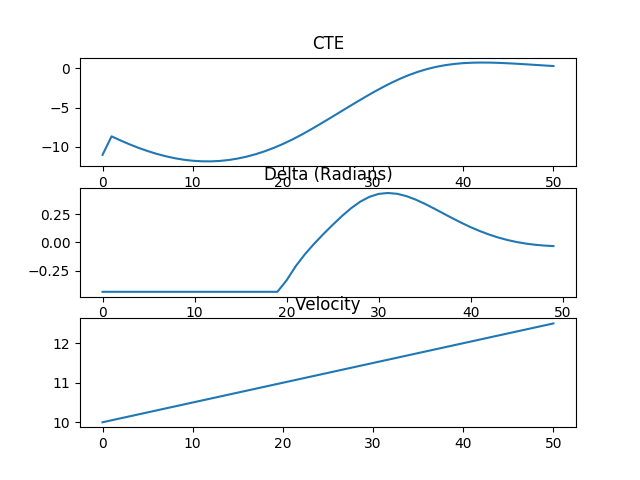

Reproduce this figure in Python.

######################################################################
# Porting MPC code  from C++  to python
#
# Author: Ghicheon Lee
# date  : 2019.8.11
#
# Original C++ MPC code is from Udacity Self Driving Car Course.
# it's slow.But it might be better to understand what's going on.
######################################################################

import numpy as np    # np.polyfit
import math
from scipy.optimize import minimize
import matplotlib.pyplot as plt

from scipy.optimize import rosen, rosen_der

N =  10  #XXX if you change it, you must  change bounds. there must be a better way?
dt = 0.05

Lf = 2.67

ref_v = 40

n_variables = N * 6 + (N - 1) * 2       #  60 + 18   
n_constraints = N * 6

x_start      = 0
y_start      = x_start + N
psi_start    = y_start + N
v_start      = psi_start + N
cte_start    = v_start + N
epsi_start   = cte_start + N
delta_start  = epsi_start + N
a_start      = delta_start + N - 1

g_state=None
g_coeffs = [0,0]

def objective(variables):
    cost = 0

    for t in range(N-2):
        cost += 1000*pow(variables[delta_start + t + 1] - variables[delta_start + t], 2)
        cost += pow(variables[a_start + t + 1]     - variables[a_start + t], 2)

        cost += pow(variables[delta_start + t], 2)
        cost += pow(variables[a_start + t], 2)

        cost += pow(variables[cte_start + t], 2)
        cost += pow(variables[epsi_start + t], 2)
        cost += pow(variables[v_start + t] - ref_v, 2)

    for t in range(N-2,N-1):
        cost += pow(variables[delta_start + t], 2)
        cost += pow(variables[a_start + t], 2)

    for t in range(N-1,N):
        cost += pow(variables[cte_start + t], 2)
        cost += pow(variables[epsi_start + t], 2)
        cost += pow(variables[v_start + t] - ref_v, 2)


    return cost


def return_all(variables, t):
    x     = float(variables[x_start + t])
    y     = float(variables[y_start + t])
    psi   = float(variables[psi_start + t])
    v     = float(variables[v_start + t])
    cte   = float(variables[cte_start + t])
    epsi  = float(variables[epsi_start + t])
    return  x,y,psi,v,cte,epsi

def constraint01( variables):
    return variables[x_start] - g_state[0]

def constraint02( variables):
    return variables[y_start] - g_state[1]

def constraint03( variables):
    return variables[psi_start] - g_state[2]

def constraint04( variables):
    return variables[v_start] - g_state[3]

def constraint05( variables):
    return variables[cte_start] - g_state[4]

def constraint06( variables):
    return variables[epsi_start] - g_state[5]


def core_constraint1(variables, t):
    global g_coeffs

  #  x1 ,y1 ,psi1 ,v1 ,cte1 ,epsi1 = return_all(variables, t)   #t+1
  #  x0 ,y0 ,psi0 ,v0 ,cte0 ,epsi0 = return_all(variables, t-1) #t

    x1     = float(variables[x_start + t])
    x0     = float(variables[x_start + t-1])
    v0     = float(variables[v_start + t-1])
    psi0   = float(variables[psi_start + t-1])

    delta0 = float(variables[delta_start + t - 1])
    a0     = float(variables[a_start + t - 1])
    
  #  f0     = float(g_coeffs[0] + g_coeffs[1] * x0)
  #  psides0= float(math.atan(g_coeffs[1]) )
    
    return   x1 - (x0 + v0 * math.cos(psi0) * dt)
    #fg[y_start + t]    = y1 - (y0 + v0 * math.sin(psi0) * dt)
    #fg[psi_start + t]  = psi1 - (psi0 + v0 * delta0 / Lf * dt)
    #fg[v_start + t]    = v1 - (v0 + a0 * dt)
    #fg[cte_start + t]  = cte1 - ((f0 - y0) + (v0 * math.sin(epsi0) * dt))
    #fg[epsi_start + t] = epsi1 - ((psi0 - psides0) + v0 * delta0 / Lf * dt)


def core_constraint2(variables,t):
    global g_coeffs

    y1     = float(variables[y_start + t])
    y0     = float(variables[y_start + t-1])
    v0     = float(variables[v_start + t-1])
    psi0   = float(variables[psi_start + t-1])

    #fg[x_start + t]    = x1 - (x0 + v0 * math.cos(psi0) * dt)
    return  y1 - (y0 + v0 * math.sin(psi0) * dt)
    #fg[psi_start + t]  = psi1 - (psi0 + v0 * delta0 / Lf * dt)
    #fg[v_start + t]    = v1 - (v0 + a0 * dt)
    #fg[cte_start + t]  = cte1 - ((f0 - y0) + (v0 * math.sin(epsi0) * dt))
    #fg[epsi_start + t] = epsi1 - ((psi0 - psides0) + v0 * delta0 / Lf * dt)
        
def core_constraint3( variables,t):

    delta0 = float(variables[delta_start + t - 1])
    psi1   = float(variables[psi_start + t])
    psi0   = float(variables[psi_start + t-1])
    v0     = float(variables[v_start + t-1])
    #fg[x_start + t]    = x1 - (x0 + v0 * math.cos(psi0) * dt)
    #return  y1 - (y0 + v0 * math.sin(psi0) * dt)
    return  psi1 - (psi0 + v0 * delta0 / Lf * dt)
    #fg[v_start + t]    = v1 - (v0 + a0 * dt)
    #fg[cte_start + t]  = cte1 - ((f0 - y0) + (v0 * math.sin(epsi0) * dt))
    #fg[epsi_start + t] = epsi1 - ((psi0 - psides0) + v0 * delta0 / Lf * dt)

def core_constraint4( variables,t):
    v1     = float(variables[v_start + t])
    v0     = float(variables[v_start + t-1])
    a0     = float(variables[a_start + t - 1])

    #fg[x_start + t]    = x1 - (x0 + v0 * math.cos(psi0) * dt)
    #return  y1 - (y0 + v0 * math.sin(psi0) * dt)
    #fg[psi_start + t]  = psi1 - (psi0 + v0 * delta0 / Lf * dt)
    return  v1 - (v0 + a0 * dt)
    #fg[cte_start + t]  = cte1 - ((f0 - y0) + (v0 * math.sin(epsi0) * dt))
    #fg[epsi_start + t] = epsi1 - ((psi0 - psides0) + v0 * delta0 / Lf * dt)

def core_constraint5( variables,t):
    x0     = float(variables[x_start + t-1])

    cte1   = float(variables[cte_start + t])
    f0     = float(g_coeffs[0] + g_coeffs[1] * x0)
    y0     = float(variables[y_start + t-1])
    v0     = float(variables[v_start + t-1])
    epsi0  = float(variables[epsi_start + t-1])
    #fg[x_start + t]    = x1 - (x0 + v0 * math.cos(psi0) * dt)
    #return  y1 - (y0 + v0 * math.sin(psi0) * dt)
    #fg[psi_start + t]  = psi1 - (psi0 + v0 * delta0 / Lf * dt)
    #fg[v_start + t]    = v1 - (v0 + a0 * dt)
    return  cte1 - ((f0 - y0) + (v0 * math.sin(epsi0) * dt))
    #fg[epsi_start + t] = epsi1 - ((psi0 - psides0) + v0 * delta0 / Lf * dt)

def core_constraint6( variables,t):

    v0     = float(variables[v_start + t-1])
    psides0= float(math.atan(g_coeffs[1]) )
    psi0   = float(variables[psi_start + t-1])
    epsi1  = float(variables[epsi_start + t])

    delta0 = float(variables[delta_start + t - 1])
    #fg[x_start + t]    = x1 - (x0 + v0 * math.cos(psi0) * dt)
    #return  y1 - (y0 + v0 * math.sin(psi0) * dt)
    #fg[psi_start + t]  = psi1 - (psi0 + v0 * delta0 / Lf * dt)
    #fg[v_start + t]    = v1 - (v0 + a0 * dt)
    #return  cte1 - ((f0 - y0) + (v0 * math.sin(epsi0) * dt))
    return  epsi1 - ((psi0 - psides0) + v0 * delta0 / Lf * dt)


    #for t in range(1,N):

#t 1
def constraint11( variables): return core_constraint1(variables,1)
def constraint12( variables): return core_constraint2(variables,1)
def constraint13( variables): return core_constraint3(variables,1)
def constraint14( variables): return core_constraint4(variables,1)
def constraint15( variables): return core_constraint5(variables,1)
def constraint16( variables): return core_constraint6(variables,1)
#t 2
def constraint21( variables): return core_constraint1(variables,2)
def constraint22( variables): return core_constraint2(variables,2)
def constraint23( variables): return core_constraint3(variables,2)
def constraint24( variables): return core_constraint4(variables,2)
def constraint25( variables): return core_constraint5(variables,2)
def constraint26( variables): return core_constraint6(variables,2)
#t 3
def constraint31( variables): return core_constraint1(variables,3)
def constraint32( variables): return core_constraint2(variables,3)
def constraint33( variables): return core_constraint3(variables,3)
def constraint34( variables): return core_constraint4(variables,3)
def constraint35( variables): return core_constraint5(variables,3)
def constraint36( variables): return core_constraint6(variables,3)
#t 4
def constraint41( variables): return core_constraint1(variables,4)
def constraint42( variables): return core_constraint2(variables,4)
def constraint43( variables): return core_constraint3(variables,4)
def constraint44( variables): return core_constraint4(variables,4)
def constraint45( variables): return core_constraint5(variables,4)
def constraint46( variables): return core_constraint6(variables,4)
#t 5
def constraint51( variables): return core_constraint1(variables,5)
def constraint52( variables): return core_constraint2(variables,5)
def constraint53( variables): return core_constraint3(variables,5)
def constraint54( variables): return core_constraint4(variables,5)
def constraint55( variables): return core_constraint5(variables,5)
def constraint56( variables): return core_constraint6(variables,5)
#t 6
def constraint61( variables): return core_constraint1(variables,6)
def constraint62( variables): return core_constraint2(variables,6)
def constraint63( variables): return core_constraint3(variables,6)
def constraint64( variables): return core_constraint4(variables,6)
def constraint65( variables): return core_constraint5(variables,6)
def constraint66( variables): return core_constraint6(variables,6)
#t 7
def constraint71( variables): return core_constraint1(variables,7)
def constraint72( variables): return core_constraint2(variables,7)
def constraint73( variables): return core_constraint3(variables,7)
def constraint74( variables): return core_constraint4(variables,7)
def constraint75( variables): return core_constraint5(variables,7)
def constraint76( variables): return core_constraint6(variables,7)
#t 8
def constraint81( variables): return core_constraint1(variables,8)
def constraint82( variables): return core_constraint2(variables,8)
def constraint83( variables): return core_constraint3(variables,8)
def constraint84( variables): return core_constraint4(variables,8)
def constraint85( variables): return core_constraint5(variables,8)
def constraint86( variables): return core_constraint6(variables,8)
#t 9
def constraint91( variables): return core_constraint1(variables,9)
def constraint92( variables): return core_constraint2(variables,9)
def constraint93( variables): return core_constraint3(variables,9)
def constraint94( variables): return core_constraint4(variables,9)
def constraint95( variables): return core_constraint5(variables,9)
def constraint96( variables): return core_constraint6(variables,9)


#    state, coeffs
def MPCSolve(state,coeffs):
    global g_coeffs
    global g_state
    g_state = state

    x    = state[0]
    y    = state[1]
    psi  = state[2]
    v    = state[3]
    cte  = state[4]
    epsi = state[5]

    #variables
    variables = np.zeros(n_variables)  

    variables[x_start]    = x
    variables[y_start]    = y
    variables[psi_start]  = psi
    variables[v_start]    = v
    variables[cte_start]  = cte
    variables[epsi_start] = epsi
    g_coeffs[0] = coeffs[0]
    g_coeffs[1] = coeffs[1]

    #print(objective(state)) #test

    xbound      = (x,x)
    ybound      = (y,y)
    psibound    = (psi,psi)
    vbound      = (v,v)
    ctebound    = (cte,cte)
    epsibound   = (epsi,epsi)

    bound       = (-1.0e19 , 1.0e19)
    bound_delta = (-0.436332, 0.436332)
    bount_a     = (-1.0 , 1.0)
    
    #bounds = (bound,bound,bound,bound,bound,bound,bound,bound,bound,bound,bound,bound,bound_delta,bount_a)
    bounds =  (bound,bound,bound,bound,bound,bound,\
               bound,bound,bound,bound,bound,bound,\
               bound,bound,bound,bound,bound,bound,\
               bound,bound,bound,bound,bound,bound,\
               bound,bound,bound,bound,bound,bound,\
               bound,bound,bound,bound,bound,bound,\
               bound,bound,bound,bound,bound,bound,\
               bound,bound,bound,bound,bound,bound,\
               bound,bound,bound,bound,bound,bound,\
               bound,bound,bound,bound,bound,bound,\
               bound_delta, bound_delta, bound_delta, bound_delta, bound_delta, bound_delta, bound_delta, bound_delta,bound_delta,
               bount_a, bount_a, bount_a, bount_a, bount_a, bount_a, bount_a, bount_a, bount_a) 
    
    
    con01 = { 'type': 'eq' , 'fun': constraint01 }
    con02 = { 'type': 'eq' , 'fun': constraint02 }
    con03 = { 'type': 'eq' , 'fun': constraint03 }
    con04 = { 'type': 'eq' , 'fun': constraint04 }
    con05 = { 'type': 'eq' , 'fun': constraint05 }
    con06 = { 'type': 'eq' , 'fun': constraint06 }

    con11 = { 'type': 'eq' , 'fun': constraint11}
    con12 = { 'type': 'eq' , 'fun': constraint12}
    con13 = { 'type': 'eq' , 'fun': constraint13}
    con14 = { 'type': 'eq' , 'fun': constraint14}
    con15 = { 'type': 'eq' , 'fun': constraint15}
    con16 = { 'type': 'eq' , 'fun': constraint16}
    con21 = { 'type': 'eq' , 'fun': constraint21}
    con22 = { 'type': 'eq' , 'fun': constraint22}
    con23 = { 'type': 'eq' , 'fun': constraint23}
    con24 = { 'type': 'eq' , 'fun': constraint24}
    con25 = { 'type': 'eq' , 'fun': constraint25}
    con26 = { 'type': 'eq' , 'fun': constraint26}
    con31 = { 'type': 'eq' , 'fun': constraint31}
    con32 = { 'type': 'eq' , 'fun': constraint32}
    con33 = { 'type': 'eq' , 'fun': constraint33}
    con34 = { 'type': 'eq' , 'fun': constraint34}
    con35 = { 'type': 'eq' , 'fun': constraint35}
    con36 = { 'type': 'eq' , 'fun': constraint36}
    con41 = { 'type': 'eq' , 'fun': constraint41}
    con42 = { 'type': 'eq' , 'fun': constraint42}
    con43 = { 'type': 'eq' , 'fun': constraint43}
    con44 = { 'type': 'eq' , 'fun': constraint44}
    con45 = { 'type': 'eq' , 'fun': constraint45}
    con46 = { 'type': 'eq' , 'fun': constraint46}
    con51 = { 'type': 'eq' , 'fun': constraint51}
    con52 = { 'type': 'eq' , 'fun': constraint52}
    con53 = { 'type': 'eq' , 'fun': constraint53}
    con54 = { 'type': 'eq' , 'fun': constraint54}
    con55 = { 'type': 'eq' , 'fun': constraint55}
    con56 = { 'type': 'eq' , 'fun': constraint56}
    con61 = { 'type': 'eq' , 'fun': constraint61}
    con62 = { 'type': 'eq' , 'fun': constraint62}
    con63 = { 'type': 'eq' , 'fun': constraint63}
    con64 = { 'type': 'eq' , 'fun': constraint64}
    con65 = { 'type': 'eq' , 'fun': constraint65}
    con66 = { 'type': 'eq' , 'fun': constraint66}
    con71 = { 'type': 'eq' , 'fun': constraint71}
    con72 = { 'type': 'eq' , 'fun': constraint72}
    con73 = { 'type': 'eq' , 'fun': constraint73}
    con74 = { 'type': 'eq' , 'fun': constraint74}
    con75 = { 'type': 'eq' , 'fun': constraint75}
    con76 = { 'type': 'eq' , 'fun': constraint76}
    con81 = { 'type': 'eq' , 'fun': constraint81}
    con82 = { 'type': 'eq' , 'fun': constraint82}
    con83 = { 'type': 'eq' , 'fun': constraint83}
    con84 = { 'type': 'eq' , 'fun': constraint84}
    con85 = { 'type': 'eq' , 'fun': constraint85}
    con86 = { 'type': 'eq' , 'fun': constraint86}
    con91 = { 'type': 'eq' , 'fun': constraint91}
    con92 = { 'type': 'eq' , 'fun': constraint92}
    con93 = { 'type': 'eq' , 'fun': constraint93}
    con94 = { 'type': 'eq' , 'fun': constraint94}
    con95 = { 'type': 'eq' , 'fun': constraint95}
    con96 = { 'type': 'eq' , 'fun': constraint96}


    cons = ([con01,con02,con03,con04,con05,con06 , \
             con11 , con12, con13 , con14, con15, con16 ,\
             con21, con22, con23, con24, con25, con26,\
             con31, con32, con33, con34, con35, con36,\
             con41, con42, con43, con44, con45, con46,\
             con51, con52, con53, con54, con55, con56,\
             con61, con62, con63, con64, con65, con66,\
             con71, con72, con73, con74, con75, con76,\
             con81, con82, con83, con84, con85, con86,\
             con91, con92, con93, con94, con95, con96 ])


#    methods = ['Nelder-Mead' ,'Powell', 'CG', 'BFGS', 'Newton-CG',
#               'L-BFGS-B', 'TNC', 'COBYLA', 'SLSQP', 'trust-constr', 'dogleg',
#               'trust-ncg', 'trust-krylov', 'trust-exact' ]

    sol = minimize(objective, x0=variables,method='SLSQP', \
              bounds = bounds , constraints = cons)
    
    return [sol.x[x_start + 1],   sol.x[y_start + 1],
            sol.x[psi_start + 1], sol.x[v_start + 1],
            sol.x[cte_start + 1], sol.x[epsi_start + 1],
            sol.x[delta_start],   sol.x[a_start]]



######################################################################################

if __name__ == "__main__":
    iters = 50

    #print("_____", a_start)
    ptsx = [-100, 100]
    ptsy = [-1, -1]

    coeffs = np.polyfit(ptsx, ptsy, 1)

    x = -1.0
    y = 10.0
    psi = 0.0
    v = 10.0
    cte = np.polyval(coeffs, x) - float(y)
    epsi = psi - float(math.atan(coeffs[1]))



    state = np.zeros(n_variables)
    state[0] = x
    state[1] = y
    state[2] = psi
    state[3] = v
    state[4] = cte
    state[5] = epsi

    x_vals     = [state[0]]
    y_vals     = [state[1]]
    psi_vals   = [state[2]]
    v_vals     = [state[3]]
    cte_vals   = [state[4]]
    epsi_vals  = [state[5]]
    delta_vals = []
    a_vals     = []

    for i in range(iters):
        print("Iteration ",i)

        x, y, psi, v, cte, epsi, delta, a_ = MPCSolve(state, coeffs)

        x_vals.append(x)
        y_vals.append(y)
        psi_vals.append(psi)
        v_vals.append(v)
        cte_vals.append(cte)
        epsi_vals.append(epsi)

        delta_vals.append( delta)
        a_vals.append( a_ )

        #setting for restart
        state = np.zeros(n_variables)
        state[0] = x
        state[1] = y
        state[2] = psi
        state[3] = v
        state[4] = cte
        state[5] = epsi

        print("x = "    , x    ) 
        print("y = "    , y    ) 
        print("psi = "  , psi  ) 
        print("v = "    , v    ) 
        print("cte = "  , cte  ) 
        print("epsi = " , epsi ) 
        print("delta = ", delta) 
        print("a = "    , a_) 

    plt.subplot(3, 1, 1)
    plt.title("CTE")
    plt.plot(cte_vals)
    plt.subplot(3, 1, 2)
    plt.title("Delta (Radians)")
    plt.plot(delta_vals)
    plt.subplot(3, 1, 3)
    plt.title("Velocity")
    plt.plot(v_vals)

    plt.show()
